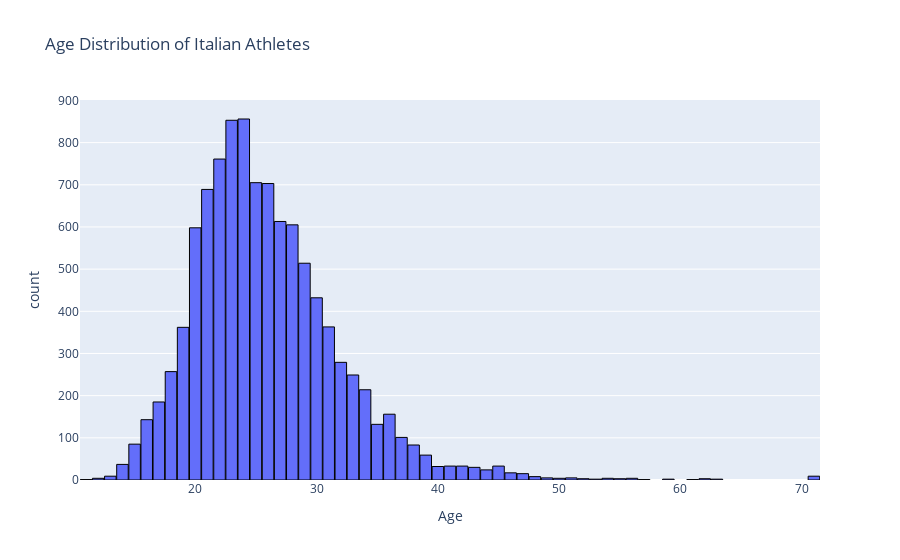

Write notebook code for a chart like this one.
### Markdown cell above
Italian age distribution:

### Code cell
ita_age_min = italydf_anon['Age'].min()
ita_age_max = italydf_anon['Age'].max()

bins = list(range(int(ita_age_min - 5), int(ita_age_max + 5), 1))

fig_age_distribution_ita = px.histogram(
    italydf_anon,
    x='Age',
    nbins=len(bins),
    title="Age Distribution of Italian Athletes",
    labels={'Age': 'Age', 'count': 'Number of athletes'}
)

fig_age_distribution_ita.update_traces(marker_line_color="black", marker_line_width=1)
fig_age_distribution_ita.update_layout(bargap=0.05)

fig_age_distribution_ita.show()

### Figure 1 — Plotly figure (JSON) as saved in the notebook; plotly's stock layout.template omitted (floating-point values rounded to 4 significant figures; data arrays with more than 128 entries replaced by an {"elided": "..."} marker saying what was removed)
{"data": [{"bingroup": "x", "hovertemplate": "Age=%{x}<br>count=%{y}<extra></extra>", "legendgroup": "", "marker": {"color": "#636efa", "line": {"color": "black", "width": 1}, "pattern": {"shape": ""}}, "name": "", "nbinsx": 70, "orientation": "v", "showlegend": false, "type": "histogram", "x": {"elided": "10715 float values"}, "xaxis": "x", "yaxis": "y"}], "layout": {"bargap": 0.05, "barmode": "relative", "legend": {"tracegroupgap": 0}, "title": {"text": "Age Distribution of Italian Athletes"}, "xaxis": {"anchor": "y", "domain": [0, 1], "title": {"text": "Age"}}, "yaxis": {"anchor": "x", "domain": [0, 1], "title": {"text": "count"}}}}
